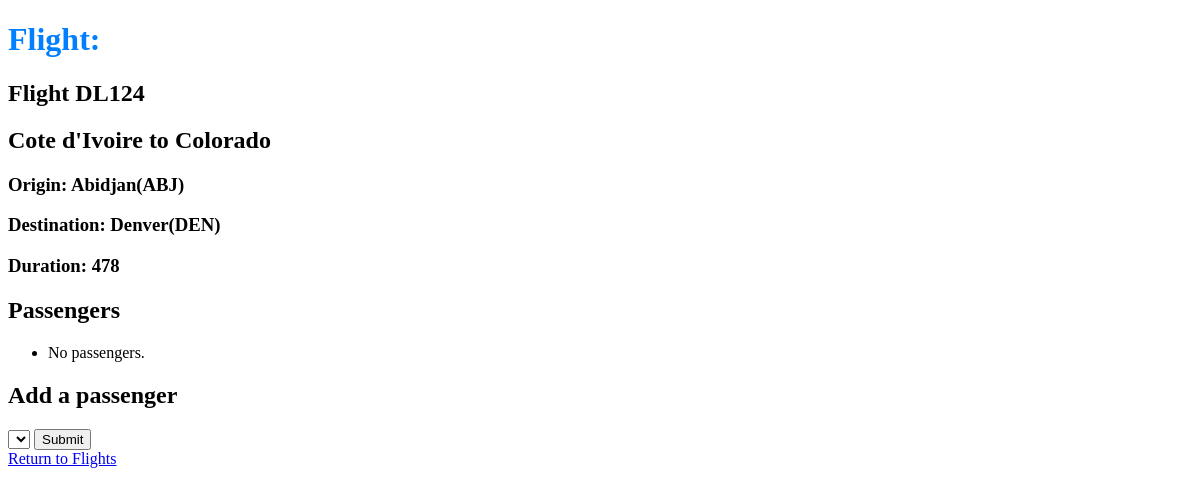
The app's page /flights/2, older data.
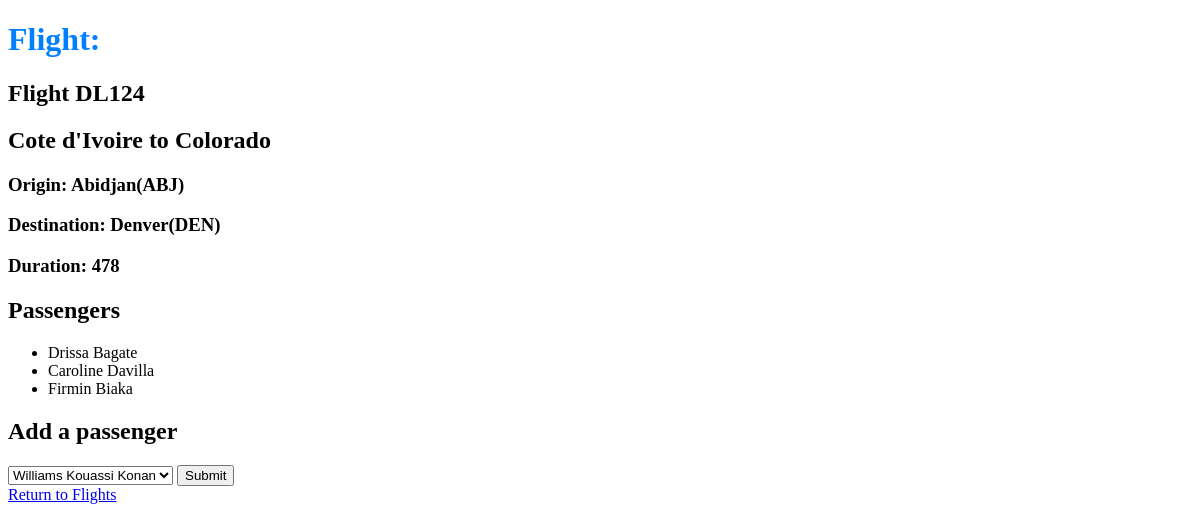
The same page, newer data.
### flights/models.py (models this page shows)
class Passenger(models.Model):
    first_name = models.CharField(max_length=64)
    last_name = models.CharField(max_length=64)
    flights = models.ManyToManyField(Flight, blank=True, related_name="passengers")
    def __str__(self):
        return f"{self.first_name} {self.last_name}"

### flights/views.py (the view)
# urls.py: path("<int:single_flight_id>",views.single_flight, name='single_flight'),
def single_flight(request, single_flight_id):
    flight = Flight.objects.get(id=single_flight_id)
    return render(request, "flights/single_flight.html", context={
        'single_flight': flight,
        "passengers": flight.passengers.all(),
        "non_passengers": Passenger.objects.exclude(flights=flight).all()
        })

### flights/models.py (called while the page is built)
    def __str__(self):
        return f"{self.city}({self.code})"

### flights/templates/flights/single_flight.html (shortened to what this page needs)
{% extends "flights/base.html" %}
{% block content %}
<h1>Flight:</h1>
    <h2>Flight {{single_flight.number}}</h2>
    <h2>{{single_flight.origin.country }} to {{single_flight.destination.country}}</h2>
    <h3>Origin: {{single_flight.origin}}</h3>
    <h3>Destination: {{single_flight.destination}}</h3>
    <h3>Duration: {{single_flight.duration}}</h3>
    <h2>Passengers</h2>
    <ul>
        {% for passenger in passengers %}
            <li>{{ passenger }}</li>
        {% empty %}
            <li> No passengers.</li>
        {% endfor %}
    </ul>
    <h2>Add a passenger</h2>
    <form action="{% url 'book' single_flight.id %}" method="post">
        <select name="passenger">
            {% for passenger in non_passengers %}
                <option value="{{ passenger.id }}">{{ passenger }}</option>
            {% endfor %}
        </select>
        <input type="submit">
    </form>
    <a href="{% url 'index' %}">Return to Flights</a>
{% endblock %}

Row changes from the older to the newer data that the page shows:
added Passenger: first_name+last_name "Drissa Bagate"
added Passenger: first_name+last_name "Caroline Davilla"
added Passenger: first_name+last_name "Firmin Biaka"
Text that changed along with them:
form field passenger: (not shown) → "Williams Kouassi Konan"
text no longer shown: "No passengers."
